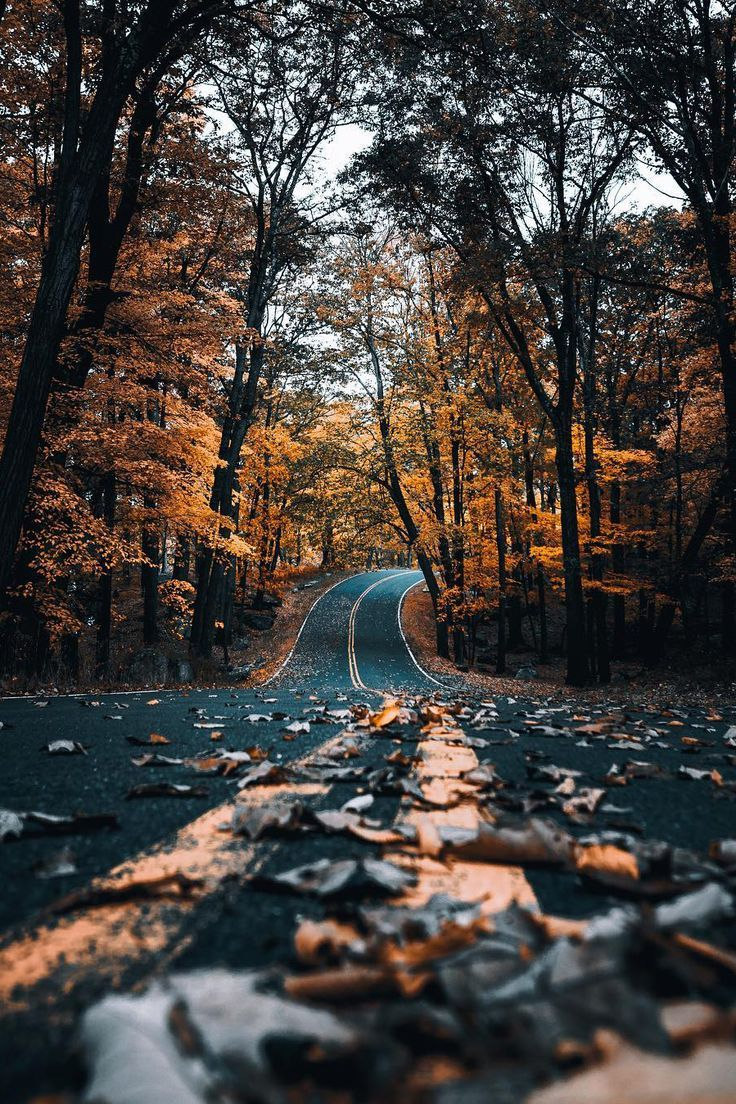
#> input picture task2/task2.2/baseImage.jpg, 736 x 1104 px
$ python convert.py
#> lines starting #> are read from the running program, lines starting #| are printed output that depends on the picture
from PIL import Image
img = Image.open("baseImage.jpg")
#> img is the input picture: PIL image 736x1104 RGB; mean R, G, B 69.8, 64.7, 61.6
img.save("PNGimage.png")
gray = img.convert("L")
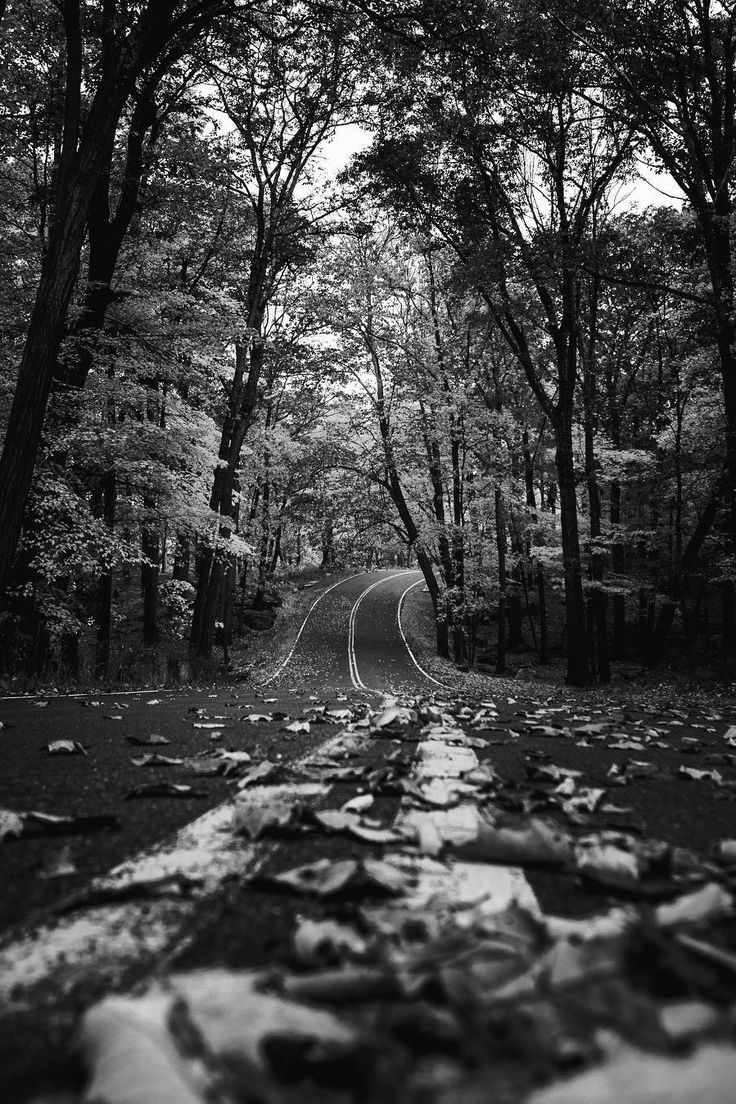
#> gray: PIL image 736x1104 L; min 0, max 255, mean 65.9
gray.save("GrayImage.png")

import os
initialSize = os.path.getsize("baseImage.jpg")
pngSize = os.path.getsize("PNGimage.png")
graySize = os.path.getsize("GrayImage.png")
print(f"Initial size: {initialSize}")
print(f"PNG size: {pngSize}")
print(f"Gray scale size: {graySize}")
